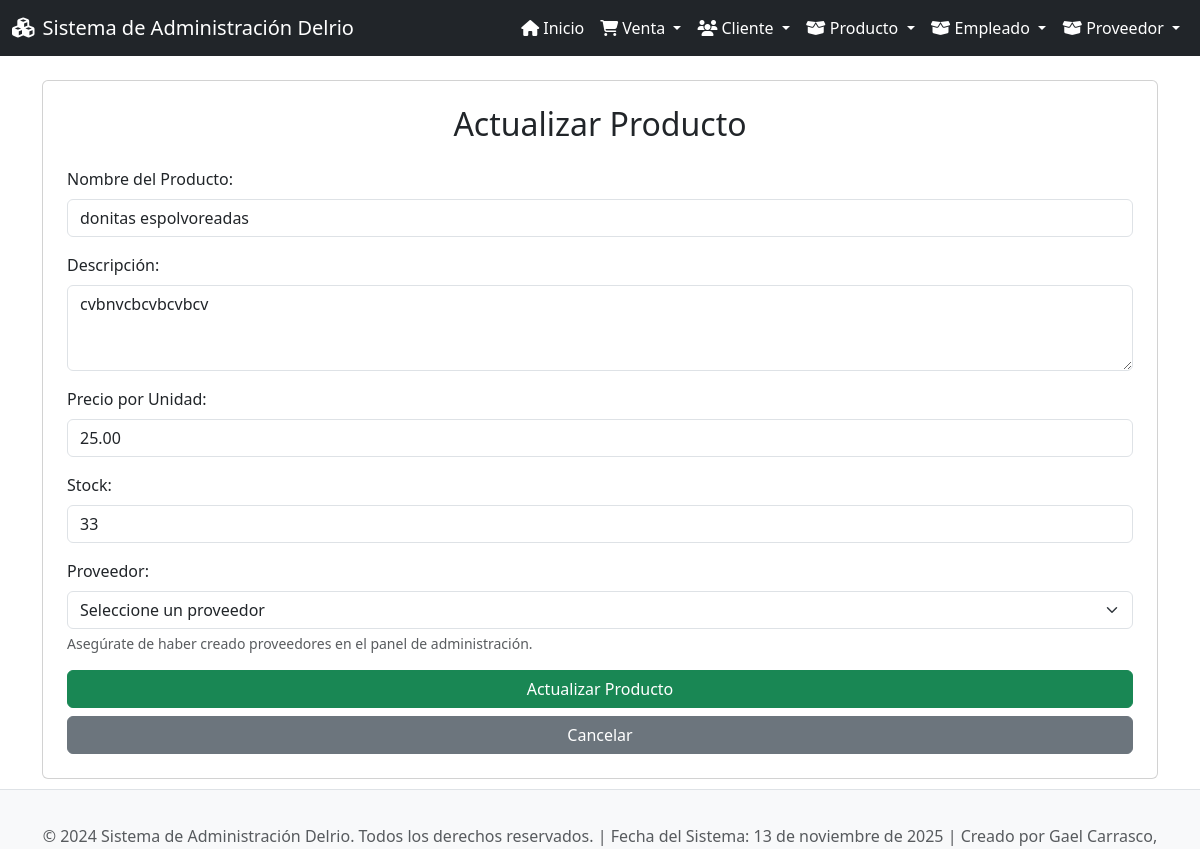
The app's page /productos/actualizar/2/ with its own data.
### app_Delrio/models.py (models this page shows, shortened)
class Producto(models.Model):
    nom_prod = models.CharField(max_length=100)
    desc_prod = models.TextField(blank=True, null=True)
    precio_unidad = models.DecimalField(max_digits=10, decimal_places=2)
    stock = models.IntegerField()
    fech_creacion = models.DateTimeField(auto_now_add=True)
    id_prov = models.ForeignKey(Proveedor, on_delete=models.CASCADE, related_name="productos")  # Si existiera tabla 'proveedor', sería ForeignKey

### app_Delrio/views.py (the view)
# urls.py: path('productos/actualizar/<int:producto_id>/', views.actualizar_producto, name='actualizar_producto'),
def actualizar_producto(request, producto_id):
    producto = get_object_or_404(Producto, id=producto_id)
    proveedores = Proveedor.objects.all()  # 🔹 Agregamos los proveedores disponibles
    return render(request, 'productos/actualizar_productos.html', {
        'producto': producto,
        'proveedores': proveedores
    })

### app_Delrio/templates/productos/actualizar_productos.html (shortened to what this page needs)
{% extends 'base.html' %}
{% block content %}
<div class="card p-4">
    <h2 class="card-title text-center mb-4">Actualizar Producto</h2>
    <form method="POST" action="{% url 'realizar_actualizacion_producto' producto.id %}">
        <div class="mb-3">
            <label for="nom_prod" class="form-label">Nombre del Producto:</label>
            <input type="text" class="form-control" id="nom_prod" name="nom_prod" value="{{ producto.nom_prod }}" required>
        </div>
        <div class="mb-3">
            <label for="desc_prod" class="form-label">Descripción:</label>
            <textarea class="form-control" id="desc_prod" name="desc_prod" rows="3">{{ producto.desc_prod|default_if_none:"" }}</textarea>
        </div>
        <div class="mb-3">
            <label for="precio_unidad" class="form-label">Precio por Unidad:</label>
            <input type="number" step="0.01" class="form-control" id="precio_unidad" name="precio_unidad" value="{{ producto.precio_unidad }}" required>
        </div>
        <div class="mb-3">
            <label for="stock" class="form-label">Stock:</label>
            <input type="number" class="form-control" id="stock" name="stock" value="{{ producto.stock }}" required>
        </div>
        <div class="mb-3">
            <label for="id_prov" class="form-label">Proveedor:</label>
            <select class="form-select" id="id_prov" name="id_prov" required>
            <option value="">Seleccione un proveedor</option>
            </select>
            <div class="form-text">Asegúrate de haber creado proveedores en el panel de administración.</div>
        </div>
        <div class="d-grid gap-2">
            <button type="submit" class="btn btn-success">Actualizar Producto</button>
            <a href="{% url 'ver_productos' %}" class="btn btn-secondary">Cancelar</a>
        </div>
    </form>
</div>
{% endblock %}

### app_Delrio/templates/base.html (style rules this page uses)
body { display: flex; flex-direction: column; min-height: 100vh; }

### records on screen
Producto: nom_prod "donitas espolvoreadas", desc_prod "cvbnvcbcvbcvbcv", precio_unidad "25.00", stock "33"
